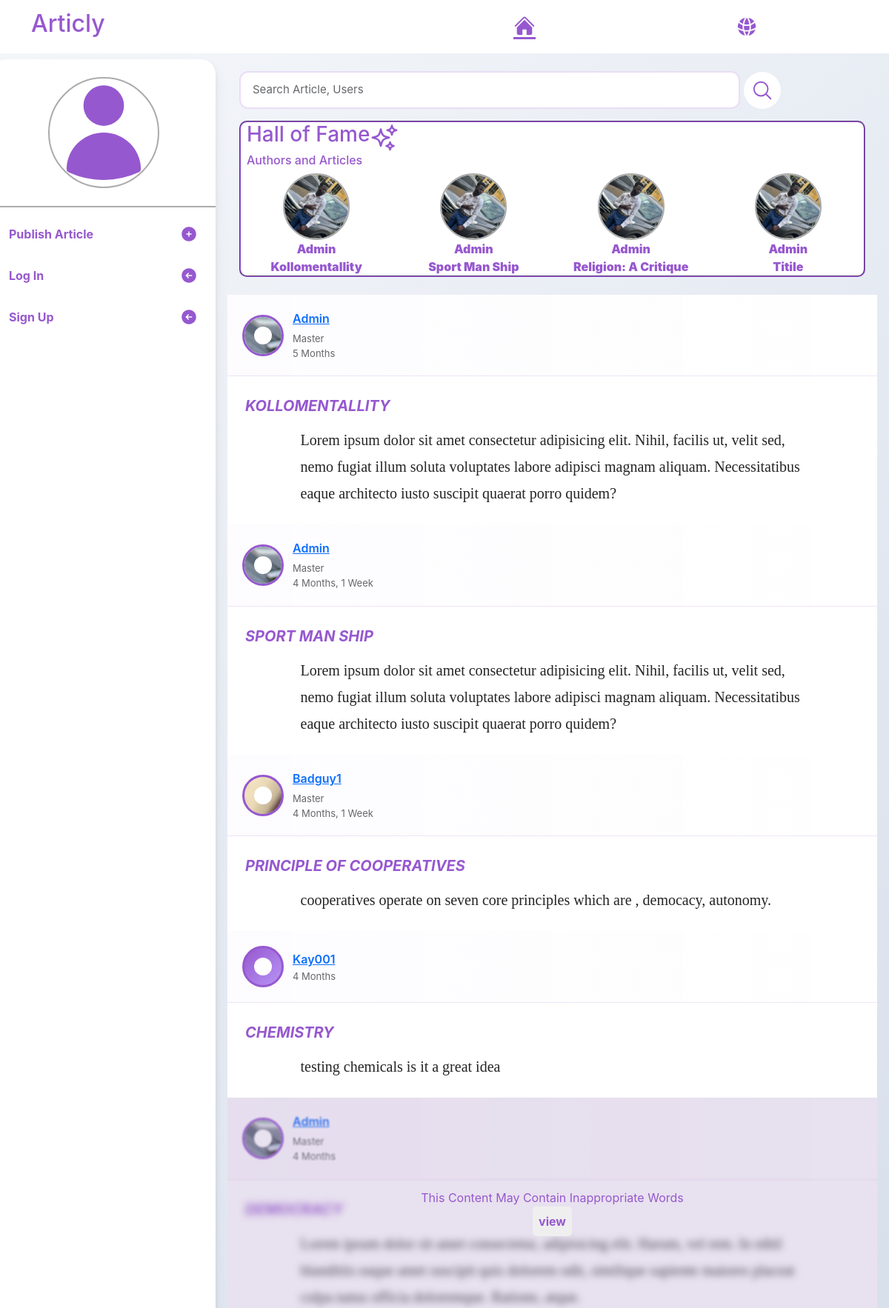
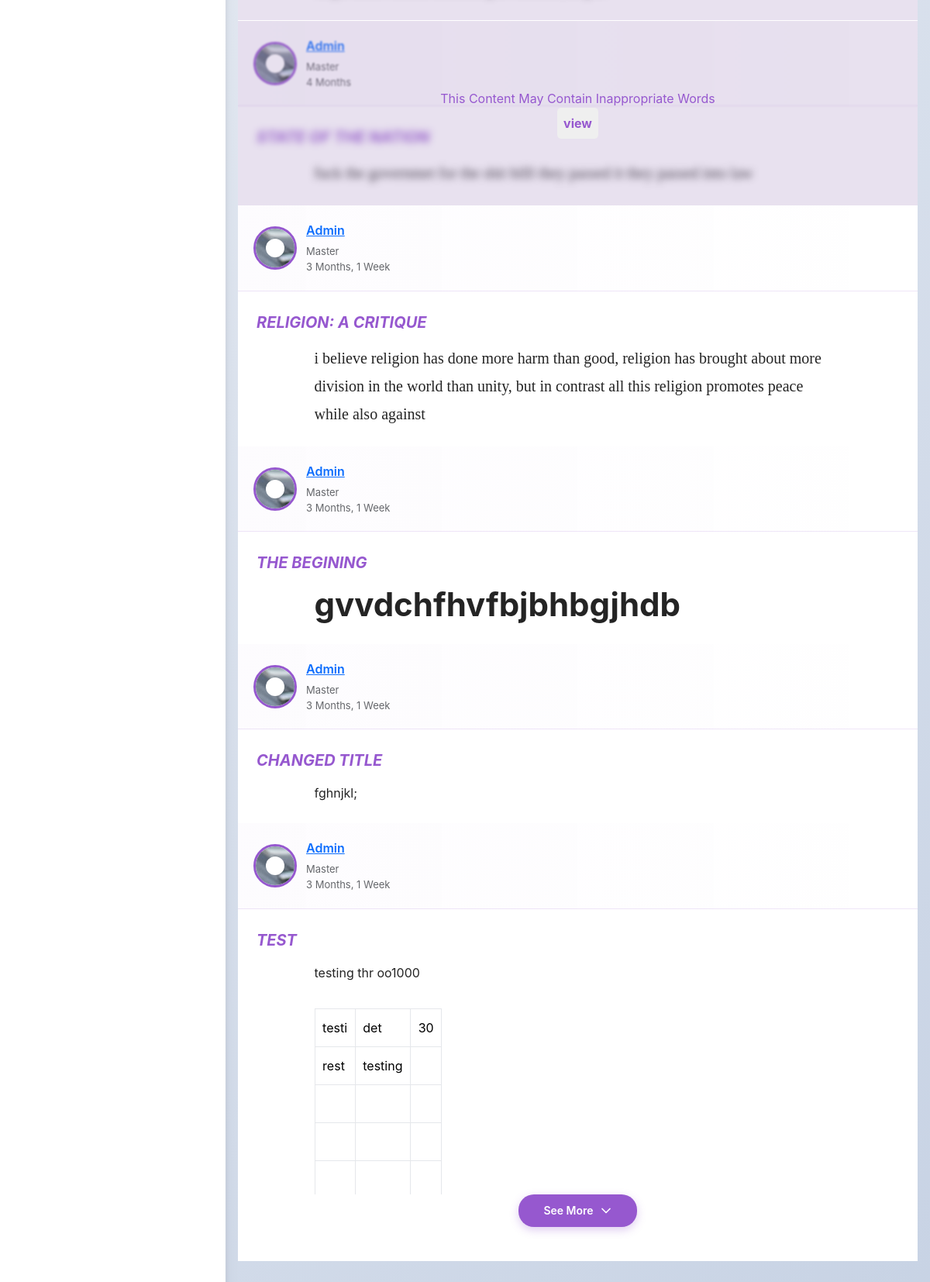
Page /user/home/ on the committed database (2 pictures, top to bottom).
### user/models.py (models this page shows, shortened)
class Article(models.Model):
    user = models.ForeignKey(User,on_delete=models.CASCADE)
    title = models.CharField(max_length=30)
    content = CKEditor5Field('Text', config_name='extends')
    time_created = models.DateTimeField(auto_now_add=True)
    date = models.DateField(auto_now_add=True)
    is_flagged = models.BooleanField(default=False)
    category = models.ForeignKey(Category,on_delete=models.CASCADE,null=True,default=None)
    slug = models.SlugField(unique=True,max_length=255)
    def __str__(self):
        return self.title

### authentication/models.py (models this page shows, shortened)
class UserProfile(models.Model):
    user = models.OneToOneField(User,on_delete=models.CASCADE)
    category = models.ForeignKey(UserCategory,on_delete=models.CASCADE)
    bio = models.TextField(default="enter bio")
    cover_photo = models.ImageField(upload_to="cover_photo/",default="test.jpg")
    profile_photo = models.ImageField(upload_to="profile_photo/",default="test.jpg")
    name_of_school = models.CharField(max_length=50,default="")
    level_of_education = models.CharField(max_length=50,default="")
    flags = models.IntegerField(default=0)

class UserCategory(models.Model):
    category_name = models.CharField(max_length=15)
    def __str__(self):
        return self.category_name

### user/views.py (the view)
# urls.py: 2. Add a URL to urlpatterns:  path('', views.home, name='home')
def home(request):
    categories = Category.objects.all()
    top_articles = (
        Article.objects
        .annotate(
            likes_count=Count("like", distinct=True),
            comments_count=Count("comment", distinct=True),
            engagement=F("likes_count") + F("comments_count"),
        )
        .order_by("-engagement")
        [:4]
    )
    if request.user.is_authenticated:
        preference = Prefrence.objects.get(user=request.user).category.all()
        preferences_ids = preference.values_list("id",flat=True)
        user_connection = [id for id in get_complex_data(request)]
        articles =(Article.objects.filter(Q(category__in = preferences_ids) | Q(user__in = user_connection ) )
                .annotate(like_count=Count('like'))
                .annotate(comment_count=Count('comment')).select_related("user__userprofile") )
        context = {"category":categories ,
               "saved_preferences":preference,
               "articles":articles,
               "top_articles": top_articles,
                "home":True
               }
        print(preference)
    else:
        articles = Article.objects.all()
        paginator = Paginator(articles,10)
        page_number = request.GET.get('page')
        page_obj = paginator.get_page(page_number)
        context = {
               "articles":page_obj,
               "top_articles": top_articles,
                "home":True
               }
    return render(request,"user/home.html",context)

### user/templatetags/user_tags.py (called while the page is built)
@register.filter
def count(value):
    count = len(value.split())
    return count

@register.filter
def generate_token(data):
    encoded_bytes = base64.urlsafe_b64encode(force_bytes(data))
    return force_str(encoded_bytes)

### user/utils.py (called while the page is built)
def custom_context(request):
    categories = Category.objects.all()
    if request.user.is_authenticated:
        preference = Prefrence.objects.get(user=request.user).category.all()
        likes = Like.objects.filter(user=request.user).values_list("article_id",flat=True)
        bookmarks = Bookmark.objects.filter(user=request.user).values_list("article_id",flat=True)
        connected_user_ids = get_complex_data(request)
        print(connected_user_ids)
        context = {"category":categories,
                   "connections":connected_user_ids,
                    "saved_preferences":preference,"likes":likes,
               "bookmarks":bookmarks,}
    else:
        context = {"category":categories}
    return context

### user/templates/user/home.html (shortened to what this page needs)
{% extends 'user/base.html' %}
{% load user_tags %}
{% block articly_main_body %}
<div class="mb-3 py-2 px-3" >
        <div class="search w-100 mb-3">
            <form class="search_form" action="{% url 'search_page' %}" method="post">
<div class="d-inline-block position-relative" style="width: 80%;" >
                       <input
        type="search"
        class="form-input "
        id="search"
        placeholder="Search Article, Users"
        required
        maxlength="50"
        name="search_query"
        style="width: 100%;"
        >
</div>
        <button type="submit" style="width: 50px; height: 50px; border-radius: 50%;" class="custom-btn bg-white">
            <svg xmlns="http://www.w3.org/2000/svg" fill="none" viewBox="0 0 24 24" stroke-width="1.5" stroke="var(--pp)" class="size-6">
  <path stroke-linecap="round" stroke-linejoin="round" d="m21 21-5.197-5.197m0 0A7.5 7.5 0 1 0 5.196 5.196a7.5 7.5 0 0 0 10.607 10.607Z" />
</svg>
        </button>
            </form>
        </div>
      <div class="bg-white hall">
         <div class="px-4 px-lg-2" style="border-radius: 10px;" >
           <div class="d-flex ">
           <h3 style="color: var(--pp);">Hall of Fame</h3>
        </div>
           <h6  style="color: var(--pp); ">Authors and Articles </h3>
       <div class="row">
          {% for article in top_articles %}
          <div class="col-lg-3 col-6   fw-bold d-flex justify-content-center">
            <div style="flex-direction: column;" class="d-flex justify-content-center align-items-center">
               <div class="tt-w-author">
              <img loading="lazy" src="{{ article.user.userprofile.profile_photo.url }}" alt="photo">
             </div>
             <div class="text-capitalize pp-color-bold" >{{ article.user }}</div>
             <div><a  class="text-capitalize pp-color-bold text-decoration-none " href="{% url 'comment_page' article.slug %}">{{ article.title|lower }}</a> </div>
            </div>
             </div>
          {% endfor %}
        </div>
         </div>
     </div>
        </div>
<div class="wrapper">
{% for a in articles %}
    {% include "user/components/article.html" with a=a likes=likes bookmarks=bookmarks connections=connections   %}
{% endfor %}
</div>
{% endblock articly_main_body %}

### user/templates/user/components/article.html (shortened to what this page needs)
{% load user_tags %}
<div class="post w-100 position-relative">
  {% if a.is_flagged %}
  <div
    class="msg-flag justify-content-center d-flex align-items-center text-capitalize pp-color position-absolute"
  >
    this content may contain inappropriate words
    <button class="msg-flag-btn p-2 pp-color-bold">view</button>
  </div>
  {% endif %}
  <div class="author-info d-flex align-items-center justify-content-between">
    <div class="d-flex align-items-center">
      <div class="author-photo">
        <img src="{{ a.user.userprofile.profile_photo.url }}" alt="" />
      </div>
      <div class="capitalize">
        <div class="author-name"> <a href="{% url 'user_profile' a.user.username|generate_token %}">{{ a.user }}</a></div>
        <span class="author-role">{{ a.user.userprofile.category }}</span>
        <span class="author-role d-block">{{ a.time_created|timesince }}</span>
      </div>
    </div>
  </div>
  {% if a.is_flagged %}
  <div class="article-body flagged-content">
    <div class="article-title text-uppercase">{{ a.title }}</div>
    <div class="article-text">{{ a.content|safe }}</div>
  </div>
  {% else %}
  <div class="article-body">
    <div class="article-title text-uppercase">{{ a.title }}</div>
    <div class="article-text"   id="articleBody{{ forloop.counter }}">
      {{ a.content|safe }}
    </div>
    <div class="see-more-container" id="seeMoreContainer{{ forloop.counter }}" >
<button class="see-more-btn" id="seeMoreBtn{{ forloop.counter }}" onclick="toggleContent('articleBody{{ forloop.counter }}', 'seeMoreBtn{{ forloop.counter }}', 'fadeOverlay{{ forloop.counter }}')" >
                    See More
                    <svg xmlns="http://www.w3.org/2000/svg" fill="none" viewBox="0 0 24 24" stroke-width="2.5" stroke="currentColor">
                        <path stroke-linecap="round" stroke-linejoin="round" d="m19.5 8.25-7.5 7.5-7.5-7.5" />
                    </svg>
                </button>
            </div>
  </div>
  {% endif %}
</div>

### user/static/user/styles.css (style rules this page uses)
* { margin: 0; padding: 0; box-sizing: border-box; font-family: -apple-system, BlinkMacSystemFont, 'Segoe UI', Roboto, Helvetica, Arial, sans-serif; font-size: 1rem; }
:root { --pp : rgb(150, 88, 207); --bb : rgba(0, 0, 0, 0.329); }
.pp-color { color: var(--pp); }
.pp-color-bold { color: var(--pp); font-weight: bolder; }
.see-more-container { padding: 0 24px 20px 24px; display: flex; justify-content: center; transition: all 0.3s ease; }
.see-more-btn { background: var(--pp); color: white; border: none; padding: 10px 32px; border-radius: 20px; font-size: 14px; font-weight: 600; cursor: pointer; transition: all 0.3s ease; box-shadow: 0 4px 12px rgba(150, 88, 207, 0.3); display: flex; align-items: center; gap: 8px; }
.see-more-btn svg { width: 16px; height: 16px; transition: transform 0.3s ease; }
body { background: linear-gradient(135deg, #f5f7fa 0%, #c3cfe2 100%); min-height: 100vh; }
.tt-w-author { width: 90px; height: 90px; border-radius: 50%; border: 2px solid var(--bb); cursor: pointer; }
.tt-w-author img { height: 100%; width: 100%; object-fit: cover; border-radius: 50%; }
.hall { border: 2px groove var(--pp); border-radius: 10px; }
.flagged-content { filter: blur(5px); }
.msg-flag-btn { border-radius: 5px; border: none; }
.msg-flag { z-index: 1; inset: 0; background: #9f81bd3d; flex-direction: column; backdrop-filter: blur(1px); }
.custom-btn { border: none; padding: 10px; width: 100%; border-radius: 5px; }
.post { border: none; background: white; overflow: hidden; transition: transform 0.3s ease, box-shadow 0.3s ease; margin: 0 auto; }
.author-info { padding: 20px !important; border-bottom: 1px solid rgba(150, 88, 207, 0.15); background: linear-gradient(to right, rgba(150, 88, 207, 0.02), transparent); }
.author-photo { width: 56px; height: 56px; border-radius: 50%; border: 3px solid var(--pp); background: linear-gradient(135deg, var(--pp), #b794f6); margin-right: 12px; position: relative; overflow: hidden; }
.author-photo::before { content: ''; position: absolute; top: 50%; left: 50%; transform: translate(-50%, -50%); width: 24px; height: 24px; background: white; border-radius: 50%; }
.author-name { font-weight: 600; font-size: 16px; color: #1c1e21; margin-bottom: 2px; }
.author-role { font-size: 13px; color: #65676b; font-weight: 400; }
.article-body { padding: 24px !important; line-height: 1.6; color: #050505; }
.article-title { color: var(--pp) !important; font-style: italic; font-weight: 700; margin-bottom: 12px; font-size: 20px; }
.article-text { font-size: 15px; color: #1c1e21; }
.capitalize { text-transform: capitalize; }
.form-input, .form-select { width: 100%; border: 2px solid rgba(150, 88, 207, 0.2); border-radius: 12px; padding: 12px 16px; font-size: 15px; color: #1c1e21; transition: all 0.3s ease; background: white; }
.form-input::placeholder { color: #65676b; }

### user/static/user/article_content.css (style rules this page uses)
.article-text { font-family: charter, Georgia, Cambria, "Times New Roman", Times, serif; font-size: 20px; line-height: 1.8; color: #242424; position: relative; max-width: 680px; margin: 0 auto; max-height: 300px; overflow: hidden; word-wrap: break-word; }
.article-text > * { margin: 1.2em 0; }
.article-text > *:first-child { margin-top: 0; }
.article-text > *:last-child { margin-bottom: 0; }
.article-text h1 { font-size: 2.1em; font-weight: 700; line-height: 1.25; margin: 1.8em 0 0.6em; }
.article-text p { margin: 1.2em 0; }
.article-text figure { margin: 2em 0; text-align: center; }
.article-text table { width: 100%; border-collapse: collapse; margin: 1.5em 0; }
.article-text th, .article-text td { border: 1px solid #e5e7eb; padding: 0.6em; text-align: left; }
.article-text table { display: block; overflow-x: auto; }

### rows in the picture
Article: user.userprofile.profile_photo (picture), user "Admin", title "Kollomentallity", user.userprofile.category "Master", time_created "5 Months", title "KOLLOMENTALLITY", content "Lorem ipsum dolor sit amet consectetur adipisicing elit. Nihil, facilis ut, velit sed, nemo fugiat illum soluta voluptates labore adipisci magnam aliquam. Necessitatibus eaque architecto iusto suscipit quaerat porro quidem?"
Article: user.userprofile.profile_photo (picture), user "Admin", title "Sport Man Ship", user.userprofile.category "Master", time_created "4 Months, 1 Week", title "SPORT MAN SHIP", content "Lorem ipsum dolor sit amet consectetur adipisicing elit. Nihil, facilis ut, velit sed, nemo fugiat illum soluta voluptates labore adipisci magnam aliquam. Necessitatibus eaque architecto iusto suscipit quaerat porro quidem?"
Article: user.userprofile.profile_photo (picture), user "Admin", title "Religion: A Critique", user.userprofile.category "Master", time_created "3 Months, 1 Week", title "RELIGION: A CRITIQUE", content "i believe religion has done more harm than good, religion has brought about more division in the world than unity, but in contrast all this religion promotes peace while also against"
Article: user.userprofile.profile_photo (picture), user "Admin", title "Titile"
Article: user.userprofile.profile_photo (picture), user "Badguy1", user.userprofile.category "Master", time_created "4 Months, 1 Week", title "PRINCIPLE OF COOPERATIVES", content "cooperatives operate on seven core principles which are , democacy, autonomy."
Article: user "Kay001", time_created "4 Months", title "CHEMISTRY", content "testing chemicals is it a great idea"
Article: shows "This Content May Contain Inappropriate Words", is_flagged "view", user.userprofile.profile_photo (picture), user "Admin", user.userprofile.category "Master", time_created "4 Months", title "DEMOCRACY", content "Lorem ipsum dolor sit amet consectetur, adipisicing elit. Harum, vel rem. In nihil blanditiis eaque amet suscipit quis dolorem odit, similique sapiente maiores placeat culpa natus officia doloremque. Ratione, atque."
Article: shows "This Content May Contain Inappropriate Words", is_flagged "view", user.userprofile.profile_photo (picture), user "Admin", user.userprofile.category "Master", time_created "4 Months", title "STATE OF THE NATION", content "fuck the governmet for the shit billl they passed it they passed into law"
Article: user.userprofile.profile_photo (picture), user "Admin", user.userprofile.category "Master", time_created "3 Months, 1 Week", title "THE BEGINING", content "gvvdchfhvfbjbhbgjhdb"
Article: user.userprofile.profile_photo (picture), user "Admin", user.userprofile.category "Master", time_created "3 Months, 1 Week", title "CHANGED TITLE", content "fghnjkl;"
Article: user.userprofile.profile_photo (picture), user "Admin", user.userprofile.category "Master", time_created "3 Months, 1 Week", title "TEST", content "testing thr oo1000 testi det 30 rest testing"
